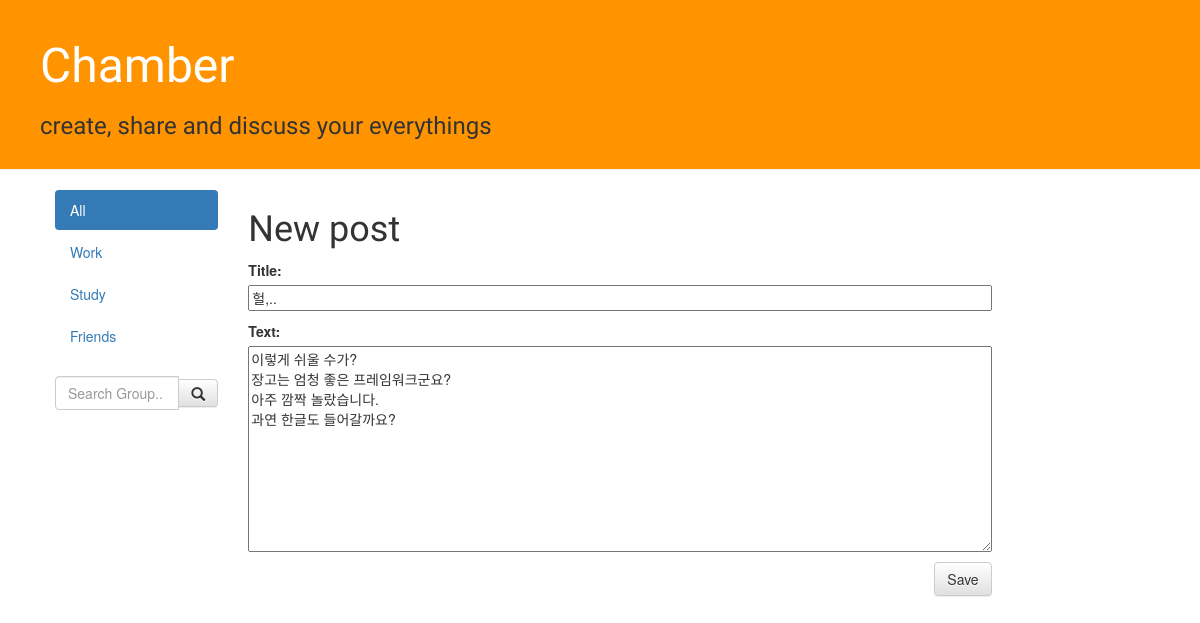
/post/2/edit/, run on the app's committed database.
### blog/models.py (models this page shows, shortened)
class Post(models.Model):
    author = models.ForeignKey('auth.User')
    title = models.CharField(max_length=200)
    text = models.TextField()
    created_date = models.DateTimeField(
        default=timezone.now)
    published_date = models.DateTimeField(
        blank = True, null=True)

### blog/views.py (the view)
# urls.py: url(r'^post/(?P<pk>\d+)/edit/$', views.post_edit, name='post_edit'),
def post_edit(request, pk):
    post = get_object_or_404(Post, pk=pk)
    if request.method == "POST":
        form = PostForm(request.POST, instance=post)
        if form.is_valid():
            post = form.save(commit=False)
            post.author = request.user
            post.published_date = timezone.now()
            post.save()
            return redirect('post_detail', pk=post.pk)
    else:
        form = PostForm(instance=post)
    return  render(request, 'blog/post_edit.html',{'form': form})

### blog/forms.py
class PostForm(forms.ModelForm):
    class Meta:
        model = Post
        fields = ('title', 'text',)

### blog/templates/blog/post_edit.html
{% extends 'blog/base.html' %}
{% block content %}
    <h1>New post</h1>
    <form method="POST" class="post-form">{% csrf_token %}
            {{ form.as_p }}
            <button type="submit" class="save btn btn-default">Save</button>
    </form>
{% endblock %}

### blog/static/css/blog.css (style rules this page uses)
h1, h2, h3, h4 { font-family: 'Asap Condensed', sans-serif; }
.save { float: right; }
.post-form textarea, .post-form input { width: 100%; }

### data on the page
Post: title "헐,..", text "이렇게 쉬울 수가? 장고는 엄청 좋은 프레임워크군요? 아주 깜짝 놀랐습니다. 과연 한글도 들어갈까요?"
